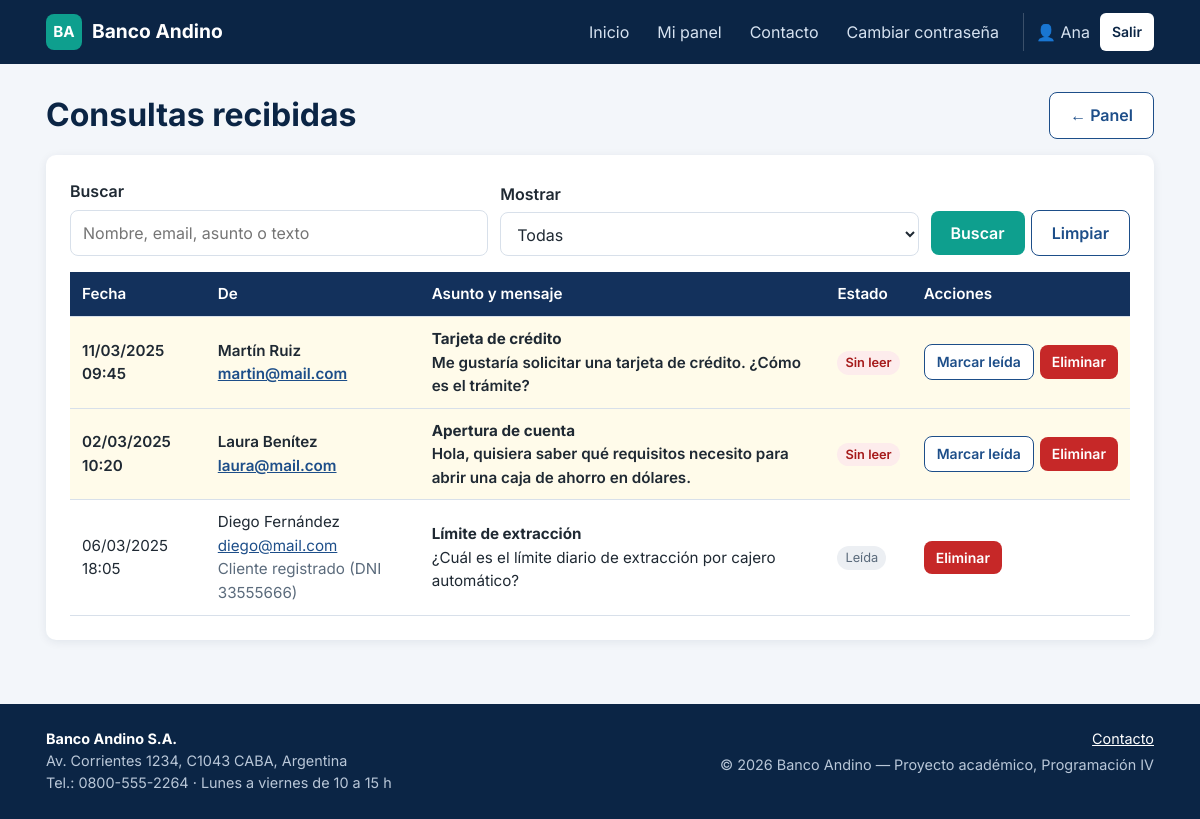
Screenshot of /admin/contactos.php (signed in) with the database file from the repository.
### tables this page shows
CREATE TABLE contactos (
    id_contacto INT AUTO_INCREMENT PRIMARY KEY,
    nombre VARCHAR(100) NOT NULL,
    email VARCHAR(100) NOT NULL,
    asunto VARCHAR(150) NOT NULL,
    mensaje TEXT NOT NULL,
    fecha DATETIME NOT NULL DEFAULT CURRENT_TIMESTAMP,
    leido TINYINT(1) NOT NULL DEFAULT 0,
    id_usuario INT NULL,                         
    CONSTRAINT fk_contactos_usuarios FOREIGN KEY (id_usuario) REFERENCES usuarios(id_usuario)
        ON DELETE SET NULL
);

CREATE TABLE usuarios (
    id_usuario INT AUTO_INCREMENT PRIMARY KEY,
    nombre VARCHAR(50) NOT NULL,
    apellido VARCHAR(50) NOT NULL,
    dni VARCHAR(8) NOT NULL UNIQUE,
    fecha_nacimiento DATE NOT NULL,
    email VARCHAR(100) NOT NULL UNIQUE,
    password VARCHAR(255) NOT NULL,             
    debe_cambiar_password TINYINT(1) NOT NULL DEFAULT 0,
    activo TINYINT(1) NOT NULL DEFAULT 1,
    fecha_registro DATETIME NOT NULL DEFAULT CURRENT_TIMESTAMP,
    id_rol INT NOT NULL,
    CONSTRAINT fk_usuarios_roles FOREIGN KEY (id_rol) REFERENCES roles(id_rol)
);

### includes/funciones.php (called while the page is built, shortened)
<?php
function e($texto)
{
    return htmlspecialchars((string) $texto, ENT_QUOTES, "UTF-8");
}
function formatoFecha($fecha, $conHora = true)
{
    return date($conHora ? "d/m/Y H:i" : "d/m/Y", strtotime($fecha));
}
function campo($origen, $nombre)
{
    return isset($origen[$nombre]) ? trim((string) $origen[$nombre]) : "";
}
function consultar($conexion, $sql, $tipos = "", $parametros = [])
{
    $stmt = mysqli_prepare($conexion, $sql);
    mysqli_stmt_execute($stmt);
    $resultado = mysqli_stmt_get_result($stmt);
    $filas = mysqli_fetch_all($resultado, MYSQLI_ASSOC);
    return $filas;
}

### admin/contactos.php (the view, shortened to what this page needs)
<?php
require_once(__DIR__ . "/../includes/conexion.php");
$busqueda = campo($_GET, "q");
$sql = "SELECT ct.*, u.dni FROM contactos ct
        LEFT JOIN usuarios u ON u.id_usuario = ct.id_usuario
        WHERE 1 = 1";
$tipos = "";
$parametros = [];
$sql .= " ORDER BY ct.leido, ct.fecha DESC";
$contactos = consultar($conexion, $sql, $tipos, $parametros);
require_once(__DIR__ . "/../includes/header.php");
?>
<div class="encabezado-seccion">
    <h1>Consultas recibidas</h1>
    <a href="panel.php" class="boton boton-secundario">← Panel</a>
</div>
<section class="tarjeta">
    <form method="GET" class="filtros">
        <div class="campo">
            <label for="q">Buscar</label>
            <input type="search" id="q" name="q" placeholder="Nombre, email, asunto o texto" value="<?php echo e($busqueda); ?>">
        </div>
        <div class="campo">
            <label for="filtro">Mostrar</label>
            <select id="filtro" name="filtro">
                <option value="">Todas</option>
            </select>
        </div>
        <div class="acciones">
            <button type="submit" class="boton">Buscar</button>
            <a href="contactos.php" class="boton boton-secundario">Limpiar</a>
        </div>
    </form>
    <div class="tabla-contenedor">
        <table class="tabla">
            <thead>
                <tr>
                    <th>Fecha</th>
                    <th>De</th>
                    <th>Asunto y mensaje</th>
                    <th>Estado</th>
                    <th>Acciones</th>
                </tr>
            </thead>
            <tbody>
                <?php foreach ($contactos as $c): ?>
                    <tr class="<?php echo $c["leido"] ? "" : "no-leido"; ?>">
                        <td><?php echo e(formatoFecha($c["fecha"])); ?></td>
                        <td>
                            <?php echo e($c["nombre"]); ?><br>
                            <a href="mailto:<?php echo e($c["email"]); ?>"><?php echo e($c["email"]); ?></a>
                            <?php if ($c["id_usuario"] !== null): ?>
                                <br><span class="texto-suave">Cliente registrado (DNI <?php echo e($c["dni"]); ?>)</span>
                            <?php endif; ?>
                        </td>
                        <td>
                            <strong><?php echo e($c["asunto"]); ?></strong><br>
                            <?php echo nl2br(e($c["mensaje"])); ?>
                        </td>
                        <td>
                            <?php if ($c["leido"]): ?>
                                <span class="etiqueta-estado apagado">Leída</span>
                            <?php else: ?>
                                <span class="etiqueta-estado alerta">Sin leer</span>
                            <?php endif; ?>
                        </td>
                        <td>
                            <div class="acciones">
                                <?php if (!$c["leido"]): ?>
                                    <form action="../procesos/procesar_contacto_admin.php" method="POST">
                                        <button type="submit" class="boton boton-chico boton-secundario">Marcar leída</button>
                                    </form>
                                <?php endif; ?>
                                <form action="../procesos/procesar_contacto_admin.php" method="POST" data-confirmar="¿Eliminar la consulta de <?php echo e($c["nombre"]); ?>?">
                                    <button type="submit" class="boton boton-chico boton-peligro">Eliminar</button>
                                </form>
                            </div>
                        </td>
                    </tr>
                <?php endforeach; ?>
            </tbody>
        </table>
    </div>
</section>
<?php require_once(__DIR__ . "/../includes/footer.php"); ?>

### css/estilos.css (style rules this page uses)
:root { --azul-oscuro: #0b2545; --azul: #13315c; --azul-medio: #1d4e89; --turquesa: #0e9f8e; --turquesa-oscuro: #0a7c6f; --fondo: #f3f6fa; --blanco: #ffffff; --superficie: #ffffff; --texto: #1f2933; --texto-suave: #5b6b7c; --borde: #d8e0ea; --exito-fondo: #e3f6ee; --exito-texto: #146c43; --error-fondo: #fdecec; --error-texto: #a61b1b; --info-fondo: #e8f1fd; --info-texto: #1d4e89; --radio: 10px; --sombra: 0 2px 10px rgba(11, 37, 69, 0.08); --fila-hover: #f7f9fc; --fila-destacada: #fffbea; --gris-fondo: #eceff3; --titulos: #0b2545; color-scheme: light dark; }
*, *::before, *::after { box-sizing: border-box; }
body { margin: 0; font-family: "Inter", "Segoe UI", Arial, sans-serif; font-size: 16px; line-height: 1.55; color: var(--texto); background: var(--fondo); display: flex; flex-direction: column; min-height: 100vh; }
h1, h2, h3 { color: var(--titulos); line-height: 1.25; margin-top: 0; }
h1 { font-size: 2rem; }
a { color: var(--azul-medio); }
.texto-suave { color: var(--texto-suave); }
.boton { display: inline-block; padding: 10px 20px; border: 0; border-radius: 8px; background: var(--turquesa); color: var(--blanco); font: inherit; font-weight: 600; text-decoration: none; cursor: pointer; transition: background 0.15s; }
.boton-secundario { background: var(--superficie); color: var(--azul-medio); border: 1px solid var(--azul-medio); }
.boton-peligro { background: #c62828; }
.boton-chico { padding: 6px 12px; font-size: 0.875rem; }
.acciones { display: flex; flex-wrap: wrap; gap: 6px; align-items: center; }
.acciones form { margin: 0; }
.tabla .acciones { flex-wrap: nowrap; }
.tabla .boton { white-space: nowrap; }
.tarjeta { background: var(--superficie); border-radius: var(--radio); box-shadow: var(--sombra); padding: 24px; margin-bottom: 24px; }
.encabezado-seccion { display: flex; justify-content: space-between; align-items: center; flex-wrap: wrap; gap: 12px; margin-bottom: 16px; }
.encabezado-seccion h1, .encabezado-seccion h2 { margin: 0; }
.campo { margin-bottom: 16px; }
.campo label { display: block; font-weight: 600; margin-bottom: 6px; }
.campo input, .campo select, .campo textarea { width: 100%; padding: 10px 12px; border: 1px solid var(--borde); border-radius: 8px; font: inherit; background: var(--superficie); color: var(--texto); }
.filtros { display: flex; flex-wrap: wrap; gap: 12px; align-items: flex-end; margin-bottom: 16px; }
.filtros .campo { margin-bottom: 0; flex: 1 1 180px; }
.filtros .acciones { flex: 0 0 auto; }
.tabla-contenedor { width: 100%; overflow-x: auto; }
.tabla { width: 100%; border-collapse: collapse; background: var(--superficie); font-size: 0.95rem; }
.tabla th, .tabla td { padding: 10px 12px; text-align: left; border-bottom: 1px solid var(--borde); vertical-align: middle; }
.tabla th { background: var(--azul); color: var(--blanco); font-weight: 600; white-space: nowrap; }
.tabla .no-leido { font-weight: 600; background: var(--fila-destacada); }
.etiqueta-estado { display: inline-block; font-size: 0.8rem; padding: 2px 8px; border-radius: 99px; background: var(--exito-fondo); color: var(--exito-texto); white-space: nowrap; }
.etiqueta-estado.apagado { background: var(--gris-fondo); color: var(--texto-suave); }
.etiqueta-estado.alerta { background: var(--error-fondo); color: var(--error-texto); }

### rows the page displays
contactos: fecha "11/03/2025 09:45", nombre "Martín Ruiz", email "martin@mail.com", asunto "Tarjeta de crédito", mensaje "Me gustaría solicitar una tarjeta de crédito. ¿Cómo es el trámite?", leido "Sin leer"
contactos: fecha "02/03/2025 10:20", nombre "Laura Benítez", email "laura@mail.com", asunto "Apertura de cuenta", mensaje "Hola, quisiera saber qué requisitos necesito para abrir una caja de ahorro en dólares.", leido "Sin leer"
contactos: fecha "06/03/2025 18:05", nombre "Diego Fernández", email "diego@mail.com", id_usuario.dni "33555666", asunto "Límite de extracción", mensaje "¿Cuál es el límite diario de extracción por cajero automático?", leido "Leída"

### other values shown
$_SESSION["nombre"] "Ana"
